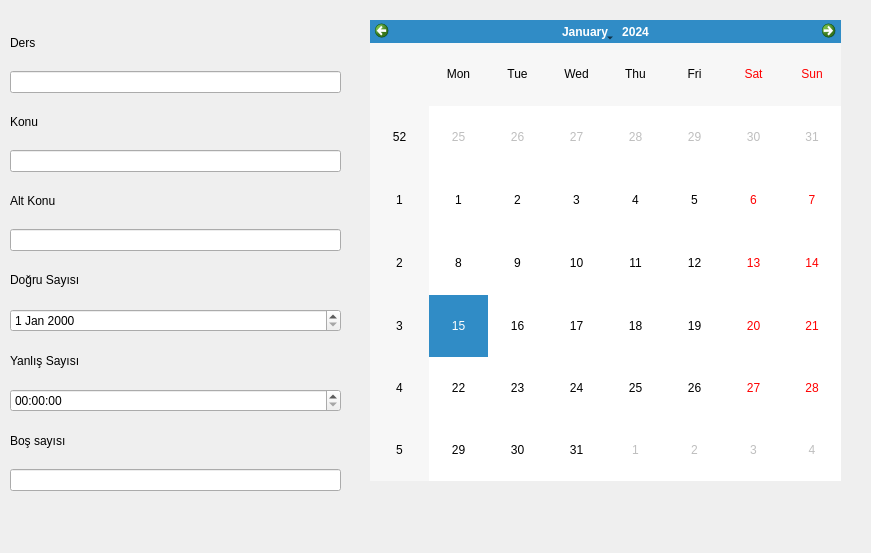
<?xml version="1.0" encoding="UTF-8"?>
<ui version="4.0">
 <class>Dialog</class>
 <widget class="QDialog" name="Dialog">
  <property name="geometry">
   <rect>
    <x>0</x>
    <y>0</y>
    <width>871</width>
    <height>553</height>
   </rect>
  </property>
  <property name="windowTitle">
   <string>Dialog</string>
  </property>
  <widget class="QWidget" name="verticalLayoutWidget">
   <property name="geometry">
    <rect>
     <x>10</x>
     <y>20</y>
     <width>331</width>
     <height>471</height>
    </rect>
   </property>
   <layout class="QVBoxLayout" name="verticalLayout">
    <item>
     <widget class="QLabel" name="label_3">
      <property name="text">
       <string>Ders</string>
      </property>
     </widget>
    </item>
    <item>
     <widget class="QLineEdit" name="lineEdit"/>
    </item>
    <item>
     <widget class="QLabel" name="label_2">
      <property name="text">
       <string>Konu</string>
      </property>
     </widget>
    </item>
    <item>
     <widget class="QLineEdit" name="lineEdit_2"/>
    </item>
    <item>
     <widget class="QLabel" name="label_4">
      <property name="text">
       <string>Alt Konu</string>
      </property>
     </widget>
    </item>
    <item>
     <widget class="QLineEdit" name="lineEdit_3"/>
    </item>
    <item>
     <widget class="QLabel" name="label_5">
      <property name="text">
       <string>Doğru Sayısı</string>
      </property>
     </widget>
    </item>
    <item>
     <widget class="QDateEdit" name="dateEdit"/>
    </item>
    <item>
     <widget class="QLabel" name="label">
      <property name="text">
       <string>Yanlış Sayısı</string>
      </property>
     </widget>
    </item>
    <item>
     <widget class="QTimeEdit" name="timeEdit"/>
    </item>
    <item>
     <widget class="QLabel" name="label_6">
      <property name="text">
       <string>Boş sayısı</string>
      </property>
     </widget>
    </item>
    <item>
     <widget class="QLineEdit" name="lineEdit_4"/>
    </item>
   </layout>
  </widget>
  <widget class="QCalendarWidget" name="calendarWidget">
   <property name="geometry">
    <rect>
     <x>370</x>
     <y>20</y>
     <width>471</width>
     <height>461</height>
    </rect>
   </property>
  </widget>
 </widget>
 <resources/>
 <connections/>
</ui>
